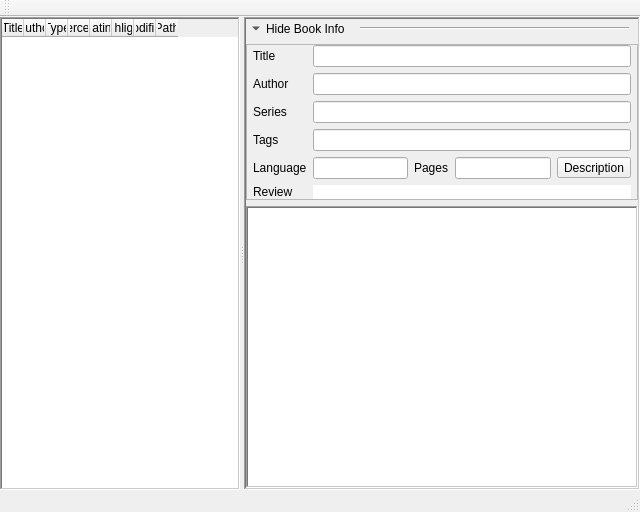
<?xml version="1.0" encoding="UTF-8"?>
<ui version="4.0">
 <class>Base</class>
 <widget class="QMainWindow" name="Base">
  <property name="geometry">
   <rect>
    <x>0</x>
    <y>0</y>
    <width>640</width>
    <height>512</height>
   </rect>
  </property>
  <property name="windowIcon">
   <iconset resource="images.qrc">
    <normaloff>:/logo64.png</normaloff>:/logo64.png</iconset>
  </property>
  <property name="locale">
   <locale language="English" country="UnitedStates"/>
  </property>
  <property name="toolButtonStyle">
   <enum>Qt::ToolButtonIconOnly</enum>
  </property>
  <widget class="QWidget" name="centralwidget">
   <layout class="QVBoxLayout" name="verticalLayout_2">
    <property name="margin">
     <number>0</number>
    </property>
    <item>
     <widget class="QStackedWidget" name="views">
      <property name="currentIndex">
       <number>0</number>
      </property>
      <widget class="QWidget" name="books_pg">
       <layout class="QVBoxLayout" name="verticalLayout_3">
        <property name="margin">
         <number>0</number>
        </property>
        <item>
         <widget class="QSplitter" name="splitter">
          <property name="orientation">
           <enum>Qt::Horizontal</enum>
          </property>
          <widget class="DropTableWidget" name="file_table">
           <property name="contextMenuPolicy">
            <enum>Qt::CustomContextMenu</enum>
           </property>
           <property name="frameShape">
            <enum>QFrame::WinPanel</enum>
           </property>
           <property name="editTriggers">
            <set>QAbstractItemView::NoEditTriggers</set>
           </property>
           <property name="dragDropMode">
            <enum>QAbstractItemView::DropOnly</enum>
           </property>
           <property name="defaultDropAction">
            <enum>Qt::CopyAction</enum>
           </property>
           <property name="selectionBehavior">
            <enum>QAbstractItemView::SelectRows</enum>
           </property>
           <property name="horizontalScrollMode">
            <enum>QAbstractItemView::ScrollPerPixel</enum>
           </property>
           <property name="sortingEnabled">
            <bool>true</bool>
           </property>
           <property name="wordWrap">
            <bool>false</bool>
           </property>
           <property name="cornerButtonEnabled">
            <bool>false</bool>
           </property>
           <property name="columnCount">
            <number>8</number>
           </property>
           <attribute name="horizontalHeaderDefaultSectionSize">
            <number>22</number>
           </attribute>
           <attribute name="horizontalHeaderHighlightSections">
            <bool>false</bool>
           </attribute>
           <attribute name="horizontalHeaderMinimumSectionSize">
            <number>22</number>
           </attribute>
           <attribute name="horizontalHeaderShowSortIndicator" stdset="0">
            <bool>true</bool>
           </attribute>
           <attribute name="verticalHeaderDefaultSectionSize">
            <number>22</number>
           </attribute>
           <attribute name="verticalHeaderHighlightSections">
            <bool>true</bool>
           </attribute>
           <attribute name="verticalHeaderMinimumSectionSize">
            <number>22</number>
           </attribute>
           <column>
            <property name="text">
             <string>Title</string>
            </property>
           </column>
           <column>
            <property name="text">
             <string>Author</string>
            </property>
           </column>
           <column>
            <property name="text">
             <string>Type</string>
            </property>
           </column>
           <column>
            <property name="text">
             <string>Percent</string>
            </property>
           </column>
           <column>
            <property name="text">
             <string>Rating</string>
            </property>
           </column>
           <column>
            <property name="text">
             <string>Highlights</string>
            </property>
           </column>
           <column>
            <property name="text">
             <string>Modified</string>
            </property>
           </column>
           <column>
            <property name="text">
             <string>Path</string>
            </property>
           </column>
          </widget>
          <widget class="QFrame" name="frame">
           <property name="frameShape">
            <enum>QFrame::WinPanel</enum>
           </property>
           <property name="frameShadow">
            <enum>QFrame::Sunken</enum>
           </property>
           <layout class="QVBoxLayout" name="verticalLayout">
            <property name="margin">
             <number>0</number>
            </property>
            <item>
             <widget class="QWidget" name="header" native="true">
              <layout class="QHBoxLayout" name="horizontalLayout">
               <property name="leftMargin">
                <number>0</number>
               </property>
               <property name="topMargin">
                <number>0</number>
               </property>
               <property name="bottomMargin">
                <number>0</number>
               </property>
               <item>
                <widget class="QToolButton" name="fold_btn">
                 <property name="styleSheet">
                  <string notr="true">QToolButton{border:none;}</string>
                 </property>
                 <property name="text">
                  <string>Hide Book Info</string>
                 </property>
                 <property name="checkable">
                  <bool>true</bool>
                 </property>
                 <property name="toolButtonStyle">
                  <enum>Qt::ToolButtonTextBesideIcon</enum>
                 </property>
                 <property name="arrowType">
                  <enum>Qt::DownArrow</enum>
                 </property>
                </widget>
               </item>
               <item>
                <widget class="QFrame" name="frame_2">
                 <property name="sizePolicy">
                  <sizepolicy hsizetype="Expanding" vsizetype="Fixed">
                   <horstretch>0</horstretch>
                   <verstretch>0</verstretch>
                  </sizepolicy>
                 </property>
                 <property name="frameShape">
                  <enum>QFrame::HLine</enum>
                 </property>
                 <property name="frameShadow">
                  <enum>QFrame::Sunken</enum>
                 </property>
                 <property name="lineWidth">
                  <number>1</number>
                 </property>
                </widget>
               </item>
              </layout>
             </widget>
            </item>
            <item>
             <widget class="QFrame" name="book_info">
              <property name="frameShape">
               <enum>QFrame::StyledPanel</enum>
              </property>
              <property name="frameShadow">
               <enum>QFrame::Raised</enum>
              </property>
              <layout class="QGridLayout" name="gridLayout">
               <property name="leftMargin">
                <number>6</number>
               </property>
               <property name="topMargin">
                <number>0</number>
               </property>
               <property name="rightMargin">
                <number>6</number>
               </property>
               <property name="bottomMargin">
                <number>0</number>
               </property>
               <item row="0" column="0">
                <widget class="QLabel" name="title_lbl">
                 <property name="text">
                  <string>Title</string>
                 </property>
                </widget>
               </item>
               <item row="2" column="0">
                <widget class="QLabel" name="series_lbl">
                 <property name="text">
                  <string>Series</string>
                 </property>
                </widget>
               </item>
               <item row="1" column="0">
                <widget class="QLabel" name="author_lbl">
                 <property name="text">
                  <string>Author</string>
                 </property>
                </widget>
               </item>
               <item row="4" column="0">
                <widget class="QLabel" name="lang_lbl">
                 <property name="text">
                  <string>Language</string>
                 </property>
                </widget>
               </item>
               <item row="4" column="2">
                <widget class="QLabel" name="pages_lbl">
                 <property name="text">
                  <string>Pages</string>
                 </property>
                </widget>
               </item>
               <item row="4" column="1">
                <widget class="QLineEdit" name="lang_txt">
                 <property name="readOnly">
                  <bool>true</bool>
                 </property>
                </widget>
               </item>
               <item row="4" column="3">
                <widget class="QLineEdit" name="pages_txt">
                 <property name="readOnly">
                  <bool>true</bool>
                 </property>
                </widget>
               </item>
               <item row="3" column="0">
                <widget class="QLabel" name="tags_lbl">
                 <property name="text">
                  <string>Tags</string>
                 </property>
                </widget>
               </item>
               <item row="4" column="4">
                <widget class="QToolButton" name="description_btn">
                 <property name="text">
                  <string>Description</string>
                 </property>
                 <property name="icon">
                  <iconset resource="images.qrc">
                   <normaloff>:/description.png</normaloff>:/description.png</iconset>
                 </property>
                 <property name="toolButtonStyle">
                  <enum>Qt::ToolButtonTextBesideIcon</enum>
                 </property>
                </widget>
               </item>
               <item row="3" column="1" colspan="4">
                <widget class="QLineEdit" name="tags_txt">
                 <property name="readOnly">
                  <bool>true</bool>
                 </property>
                </widget>
               </item>
               <item row="2" column="1" colspan="4">
                <widget class="QLineEdit" name="series_txt">
                 <property name="readOnly">
                  <bool>true</bool>
                 </property>
                </widget>
               </item>
               <item row="1" column="1" colspan="4">
                <widget class="QLineEdit" name="author_txt">
                 <property name="readOnly">
                  <bool>true</bool>
                 </property>
                </widget>
               </item>
               <item row="0" column="1" colspan="4">
                <widget class="QLineEdit" name="title_txt">
                 <property name="readOnly">
                  <bool>true</bool>
                 </property>
                </widget>
               </item>
               <item row="5" column="0">
                <widget class="QLabel" name="review_lbl">
                 <property name="text">
                  <string>Review</string>
                 </property>
                 <property name="alignment">
                  <set>Qt::AlignLeading|Qt::AlignLeft|Qt::AlignTop</set>
                 </property>
                </widget>
               </item>
               <item row="5" column="1" colspan="4">
                <widget class="QLabel" name="review_txt">
                 <property name="styleSheet">
                  <string notr="true">background-color: rgb(255, 255, 255);</string>
                 </property>
                 <property name="frameShape">
                  <enum>QFrame::NoFrame</enum>
                 </property>
                 <property name="text">
                  <string/>
                 </property>
                 <property name="wordWrap">
                  <bool>true</bool>
                 </property>
                </widget>
               </item>
              </layout>
             </widget>
            </item>
            <item>
             <widget class="QListWidget" name="high_list">
              <property name="contextMenuPolicy">
               <enum>Qt::CustomContextMenu</enum>
              </property>
              <property name="frameShape">
               <enum>QFrame::WinPanel</enum>
              </property>
              <property name="editTriggers">
               <set>QAbstractItemView::NoEditTriggers</set>
              </property>
              <property name="selectionMode">
               <enum>QAbstractItemView::ExtendedSelection</enum>
              </property>
              <property name="selectionBehavior">
               <enum>QAbstractItemView::SelectRows</enum>
              </property>
              <property name="verticalScrollMode">
               <enum>QAbstractItemView::ScrollPerPixel</enum>
              </property>
              <property name="wordWrap">
               <bool>true</bool>
              </property>
             </widget>
            </item>
           </layout>
          </widget>
         </widget>
        </item>
       </layout>
      </widget>
      <widget class="QWidget" name="highlights_pg">
       <layout class="QVBoxLayout" name="verticalLayout_4">
        <property name="margin">
         <number>0</number>
        </property>
        <item>
         <widget class="QTableWidget" name="high_table">
          <property name="contextMenuPolicy">
           <enum>Qt::CustomContextMenu</enum>
          </property>
          <property name="frameShape">
           <enum>QFrame::WinPanel</enum>
          </property>
          <property name="editTriggers">
           <set>QAbstractItemView::NoEditTriggers</set>
          </property>
          <property name="dragDropMode">
           <enum>QAbstractItemView::DropOnly</enum>
          </property>
          <property name="defaultDropAction">
           <enum>Qt::CopyAction</enum>
          </property>
          <property name="selectionBehavior">
           <enum>QAbstractItemView::SelectRows</enum>
          </property>
          <property name="horizontalScrollMode">
           <enum>QAbstractItemView::ScrollPerPixel</enum>
          </property>
          <property name="sortingEnabled">
           <bool>true</bool>
          </property>
          <property name="wordWrap">
           <bool>false</bool>
          </property>
          <property name="cornerButtonEnabled">
           <bool>false</bool>
          </property>
          <property name="columnCount">
           <number>8</number>
          </property>
          <attribute name="horizontalHeaderHighlightSections">
           <bool>false</bool>
          </attribute>
          <attribute name="horizontalHeaderMinimumSectionSize">
           <number>22</number>
          </attribute>
          <attribute name="horizontalHeaderShowSortIndicator" stdset="0">
           <bool>true</bool>
          </attribute>
          <attribute name="horizontalHeaderStretchLastSection">
           <bool>true</bool>
          </attribute>
          <attribute name="verticalHeaderDefaultSectionSize">
           <number>22</number>
          </attribute>
          <attribute name="verticalHeaderHighlightSections">
           <bool>true</bool>
          </attribute>
          <attribute name="verticalHeaderMinimumSectionSize">
           <number>22</number>
          </attribute>
          <column>
           <property name="text">
            <string>Highlight</string>
           </property>
          </column>
          <column>
           <property name="text">
            <string>Comment</string>
           </property>
          </column>
          <column>
           <property name="text">
            <string>Date</string>
           </property>
          </column>
          <column>
           <property name="text">
            <string>Title</string>
           </property>
          </column>
          <column>
           <property name="text">
            <string>Author</string>
           </property>
          </column>
          <column>
           <property name="text">
            <string>Page</string>
           </property>
          </column>
          <column>
           <property name="text">
            <string>Chapter</string>
           </property>
          </column>
          <column>
           <property name="text">
            <string>Book path</string>
           </property>
          </column>
         </widget>
        </item>
       </layout>
      </widget>
     </widget>
    </item>
   </layout>
  </widget>
  <widget class="QStatusBar" name="statusbar">
   <property name="styleSheet">
    <string notr="true">QStatusBar{padding-left:8px;font-weight:bold;}</string>
   </property>
  </widget>
  <widget class="QToolBar" name="tool_bar">
   <property name="windowTitle">
    <string notr="true">toolBar</string>
   </property>
   <property name="movable">
    <bool>true</bool>
   </property>
   <property name="allowedAreas">
    <set>Qt::BottomToolBarArea|Qt::TopToolBarArea</set>
   </property>
   <property name="iconSize">
    <size>
     <width>32</width>
     <height>32</height>
    </size>
   </property>
   <property name="toolButtonStyle">
    <enum>Qt::ToolButtonTextUnderIcon</enum>
   </property>
   <attribute name="toolBarArea">
    <enum>TopToolBarArea</enum>
   </attribute>
   <attribute name="toolBarBreak">
    <bool>false</bool>
   </attribute>
  </widget>
  <action name="act_english">
   <property name="checkable">
    <bool>true</bool>
   </property>
   <property name="checked">
    <bool>false</bool>
   </property>
   <property name="text">
    <string>English</string>
   </property>
  </action>
  <action name="act_greek">
   <property name="checkable">
    <bool>true</bool>
   </property>
   <property name="checked">
    <bool>false</bool>
   </property>
   <property name="text">
    <string>Greek</string>
   </property>
  </action>
  <action name="act_view_book">
   <property name="icon">
    <iconset resource="images.qrc">
     <normaloff>:/files_view.png</normaloff>:/files_view.png</iconset>
   </property>
   <property name="text">
    <string>View Book</string>
   </property>
   <property name="shortcut">
    <string>Ctrl+B</string>
   </property>
  </action>
 </widget>
 <customwidgets>
  <customwidget>
   <class>DropTableWidget</class>
   <extends>QTableWidget</extends>
   <header>secondary</header>
  </customwidget>
 </customwidgets>
 <resources>
 <include location="images.qrc"/>
 </resources>
 <connections/>
</ui>
